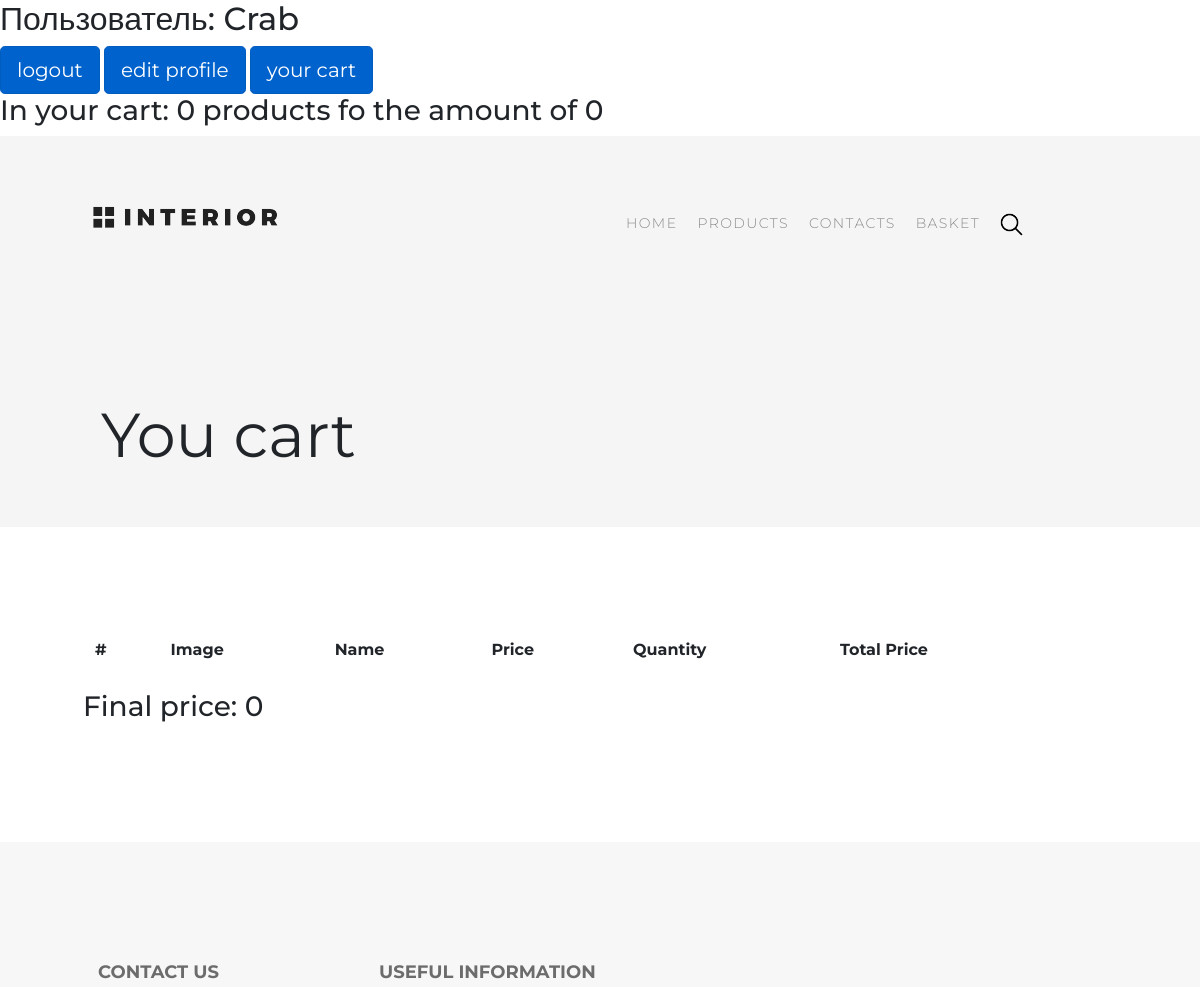
Before: /basket/ (signed in, upper part) with the older database file.
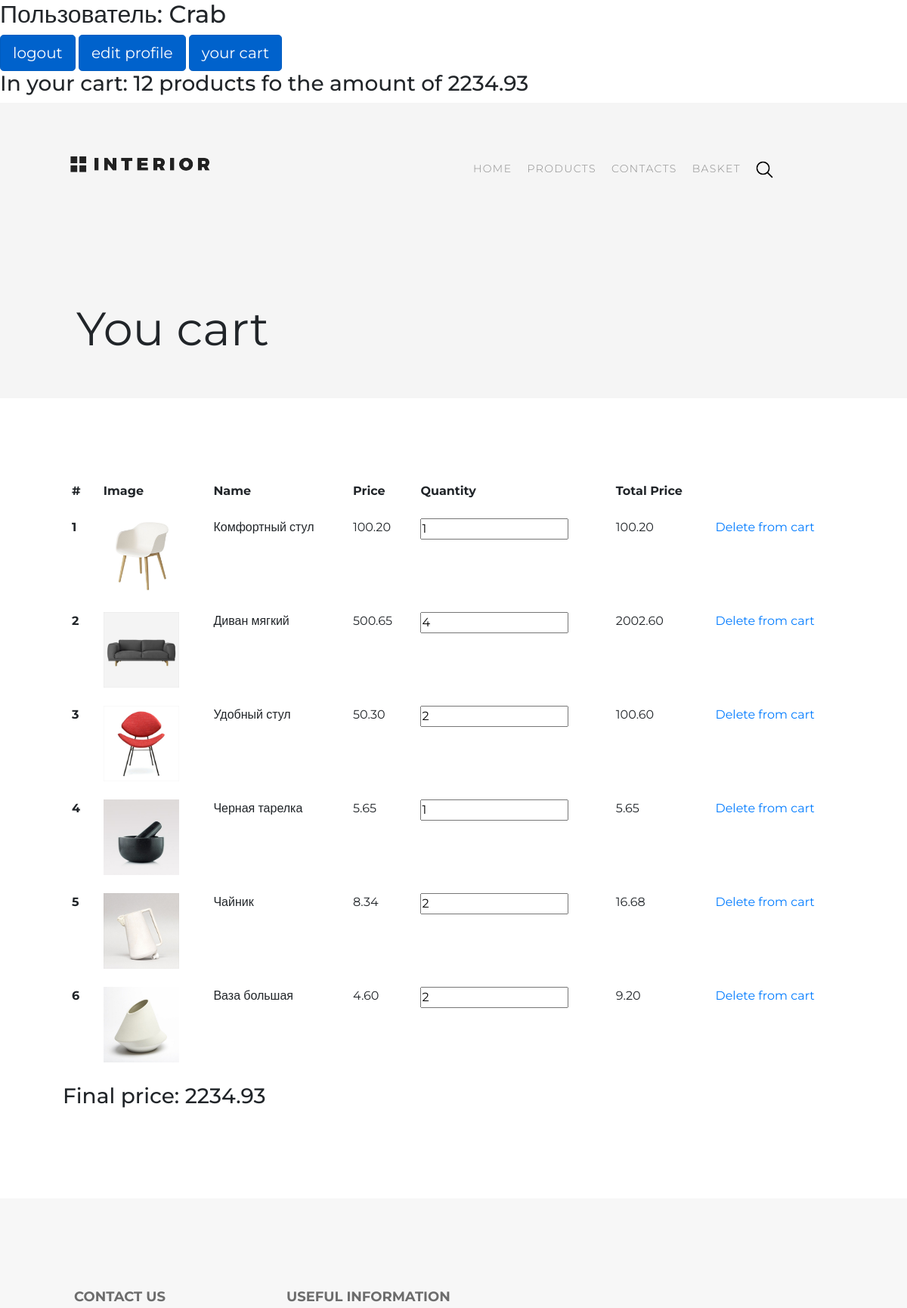
After: the same page with the newer database file.
### authapp/models.py (models this page shows, shortened)
class ShopUser(AbstractUser):
    class Meta:
        verbose_name = 'пользователь'
        verbose_name_plural = 'пользователи'
    avatar = models.ImageField(upload_to='users_avatars', blank=True)
    age = models.PositiveIntegerField(verbose_name='возраст')

### basketapp/models.py (models this page shows, shortened)
class Basket(models.Model):
    user = models.ForeignKey(settings.AUTH_USER_MODEL, on_delete=models.CASCADE, related_name='basket')
    product = models.ForeignKey(Product, on_delete=models.CASCADE)
    quantity = models.PositiveIntegerField(verbose_name='количество', default=0)
    add_datetime = models.DateTimeField(verbose_name='время', auto_now_add=True)
    def get_cost(self):
        return self.quantity * self.product.price
    cost = property(get_cost)

### mainapp/models.py (models this page shows, shortened)
class Product(models.Model):
    class Meta:
        verbose_name = 'Продукт'
        verbose_name_plural = 'Продукты'
    category = models.ForeignKey(ProductCategory, on_delete=models.CASCADE)
    name = models.CharField(verbose_name='имя продукта', max_length=128)
    image = models.ImageField(upload_to='products_images', blank=True)
    short_desc = models.CharField(verbose_name='краткое описание продукта', max_length=60, blank=True)
    description = models.TextField(verbose_name='описание продукта', blank=True)
    price = models.DecimalField(verbose_name='цена', max_digits=8, decimal_places=2, default=0)
    quantity = models.PositiveIntegerField(verbose_name='в наличии', default=0)

### basketapp/views.py (the view)
# urls.py: path('', basketapp.basket, name='view'),
@login_required
def basket(request):
    basket = []
    if request.user.is_authenticated:
        basket = Basket.objects.filter(user=request.user)
        content = {
            'basket': basket,
        }
        return render(request, 'basketapp/basket.html', content)
    else:
        return HttpResponseRedirect(reverse('main'))

### mainapp/templatetags/custom_tags.py (called while the page is built)
@register.filter
def basket_total_quantity(user):
    if user.is_anonymous:
        return 0
    else:
        basket = user.basket.all()
        total_quantity = sum(list(map(lambda basket_slot: basket_slot.quantity, basket)))
        return total_quantity

@register.filter
def basket_total_cost(user):
    if user.is_anonymous:
        return 0
    else:
        basket = user.basket.all()
        total_cost = sum(list(map(lambda basket_slot: basket_slot.cost, basket)))
        return total_cost

### basketapp/templates/basketapp/basket.html
{% extends 'mainapp/base.html' %}
{% load staticfiles %}
{% load custom_tags %}
{% block css %}
    {{ block.super}}
    <link rel="stylesheet" type="text/css" href="{% static '/css/style_deals.css' %}">
    <link rel="stylesheet" type="text/css" href="{% static '/css/style_contacts.css' %}">
{% endblock %}
{% block header %}
    {{block.super}}
    <h1>You cart</h1>
{% endblock %}
{% block content %}
    <table class="table table-borderless">
      <thead>
        <tr>
          <th scope="col">#</th>
          <th scope="col">Image</th>
          <th scope="col">Name</th>
          <th scope="col">Price</th>
          <th scope="col">Quantity</th>
          <th scope="col">Total  Price</th>
          <th></th>
        </tr>
      </thead>
      <tbody>
       {% for prod in basket %}
        <tr>
          <th scope="row">{{ prod.id }}</th>
          <td><img src="../media/{{ prod.product.image }}" alt="Картинка не прогрузилась"></td>
          <td>{{ prod.product.name }}</td>
          <td>{{ prod.product.price }}</td>
          <td><input type="number" min="0" name="item.pk" value="{{ prod.quantity }}"></td>
          <td>{{ prod.cost }}</td>
          <td><a href="{% url 'basket:remove' prod.pk %}">Delete from cart</a> </td>
        </tr>
       {% endfor %}
      </tbody>
    </table>
    <h3>Final price: {{ request.user|basket_total_cost }}</h3>
{% endblock %}

### mainapp/templates/mainapp/base.html (shortened to what this page needs)
<!DOCTYPE html>
{% load staticfiles %}
{% load custom_tags %}
<html lang="en">
<head>
    {% block css %}
        <link rel="stylesheet" href="{% static '/css/bootstrap.min.css' %}">
        <link rel="stylesheet" type="text/css" href="{% static '/css/style.css' %}">
    {% endblock %}
</head>
<body>
    <div class="conteiner">
        <div class="user">
            {% if request.user.is_authenticated %}
                <h2>Пользователь: {{ request.user.username|title }}</h2>
                <a href="{% url 'auth:logout' %}" class="btn btn-primary btn-lg active" role="button" aria-pressed="true">logout</a>
                <a href="{% url 'auth:edit' request.user.id %}" class="btn btn-primary btn-lg active" role="button" aria-pressed="true">edit profile</a>
                <a href="{% url 'basket:view' %}" class="btn btn-primary btn-lg active" role="button" aria-pressed="true">your cart</a>
                <h3> In your cart: {{ request.user|basket_total_quantity }} products fo the amount of {{ request.user|basket_total_cost }}</h3>
            {% else %}
                <h2>Пользователь не авторизован</h2>
                <a href="{% url 'auth:login' %}" class="btn btn-primary btn-lg active" role="button" aria-pressed="true">login</a>
                <a href="{% url 'auth:register' %}" class="btn btn-primary btn-lg active" role="button" aria-pressed="true">create user</a>
            {% endif %}
        </div>
        <div class="header">
            {% block header %}
                <a href="{% url 'main' %}">
                    <img class="logo" src="{% static '/img/logo.png' %}" alt="Картинка не прогрузилась">
                </a>
                {% include 'mainapp/includes/inc_menu.html' %}
            {% endblock %}
        </div>
        <div class="content">
            {% block content %}
            {% endblock %}
        </div>
        <div class="footer">
            {% block footer %}
                <div class="contact">
                    <h2>Contact Us</h2>
                </div>
                <div class="useful">
                    <h2>Useful Information</h2>
                </div>
            {% endblock %}
        </div>
    </div>
</body></html>

Changed rows visible on the page:
changed ShopUser "Crab": user|basket_total_quantity "0" → "12"; user|basket_total_cost "0" → "2234.93"
added Basket: id "1", product.image (picture), product.name "Комфортный стул", product.price "100.20", quantity "1", cost "100.20"
added Basket: id "2", product.image (picture), product.name "Диван мягкий", product.price "500.65", quantity "4", cost "2002.60"
added Basket: id "3", product.image (picture), product.name "Удобный стул", product.price "50.30", quantity "2", cost "100.60"
added Basket: id "4", product.image (picture), product.name "Черная тарелка", product.price "5.65", quantity "1", cost "5.65"
added Basket: id "5", product.image (picture), product.name "Чайник", product.price "8.34", quantity "2", cost "16.68"
added Basket: id "6", product.image (picture), product.name "Ваза большая", product.price "4.60", quantity "2", cost "9.20"
